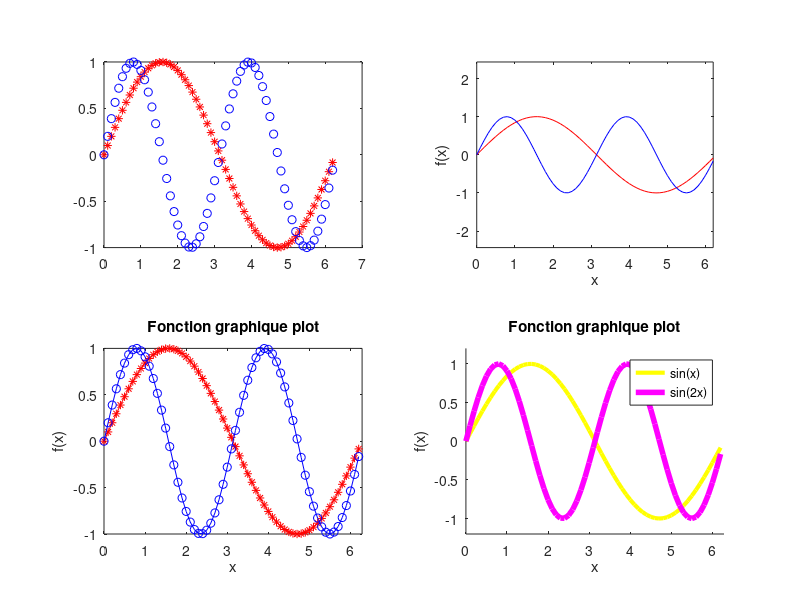
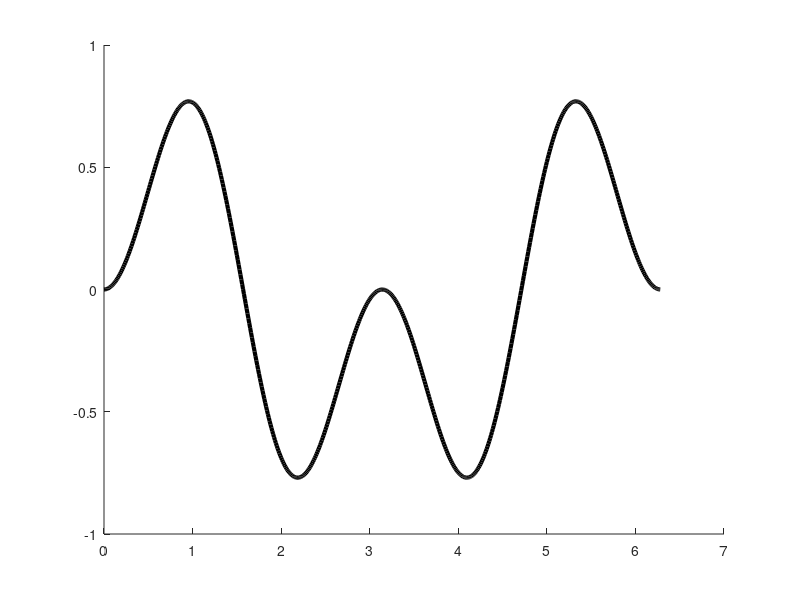

These charts were generated, in order, by the following MATLAB code:
clear all;
close all;

x=0:0.1:2*pi;
y1=sin(x);
y2=sin(2*x);

figure(1);

subplot(2,2,1);
plot(x,y1,'*r',x,y2,'ob');

subplot(2,2,2);
plot(x,y1,'r',x,y2,'b');
axis equal;
xlabel('x');
ylabel('f(x)');

subplot(2,2,3);
plot(x,y1,'*r-',x,y2,'ob-');
axis([0,2*pi,-1,1]);
xlabel('x');
ylabel('f(x)');
title('Fonction graphique plot');



subplot(2,2,4);
hold on;
plot(x,y1,'color',[1,1,0], 'linewidth' ,3);

plot(x,y2,'color',[1,0,1],'linewidth',4);
axis([0,2*pi,-1.2,1.2]);
xlabel('x');
ylabel('f(x)');
title('Fonction graphique plot');
legend('sin(x)','sin(2x)');


figure(2);
hold on;
x=0:0.01:2*pi;
% on a changé la valeur du pas
z=sin(x).*sin(2*x);
% on remarquera le .*
plot(x,z,'color',[0,0,0],'linewidth',3);
